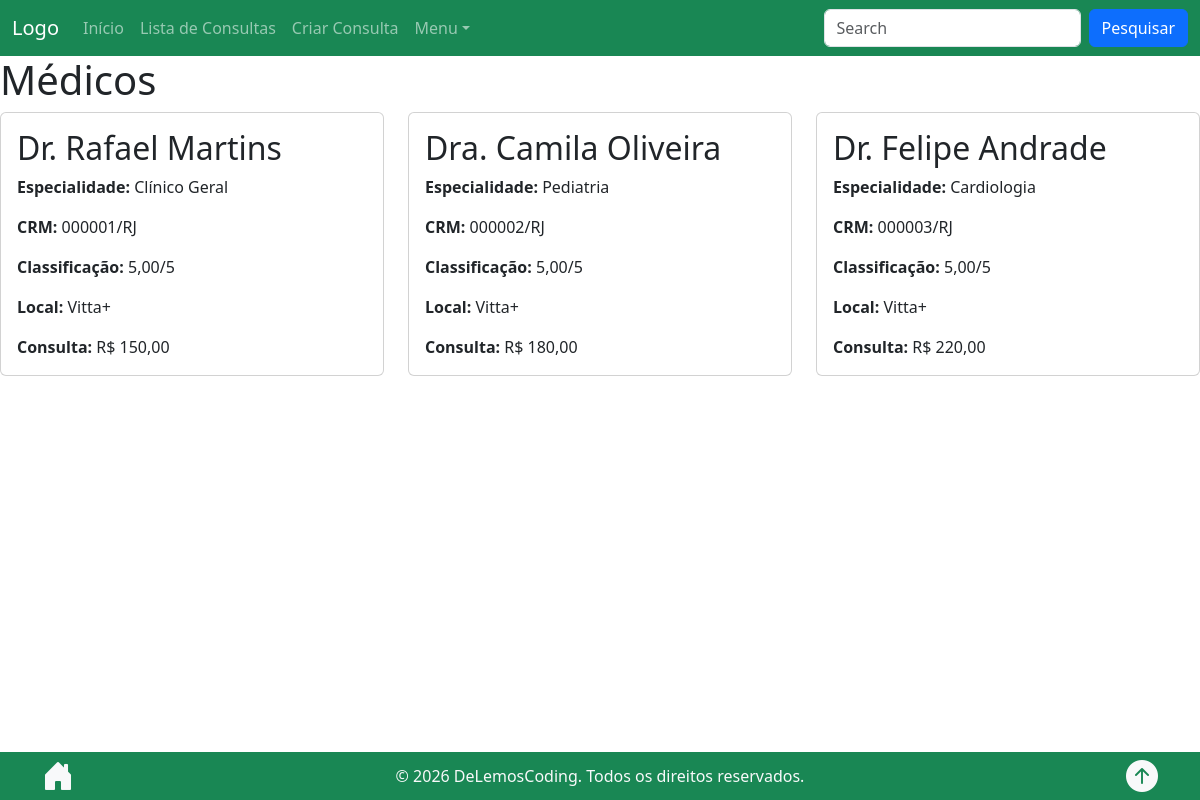
Before: / with the older database file.
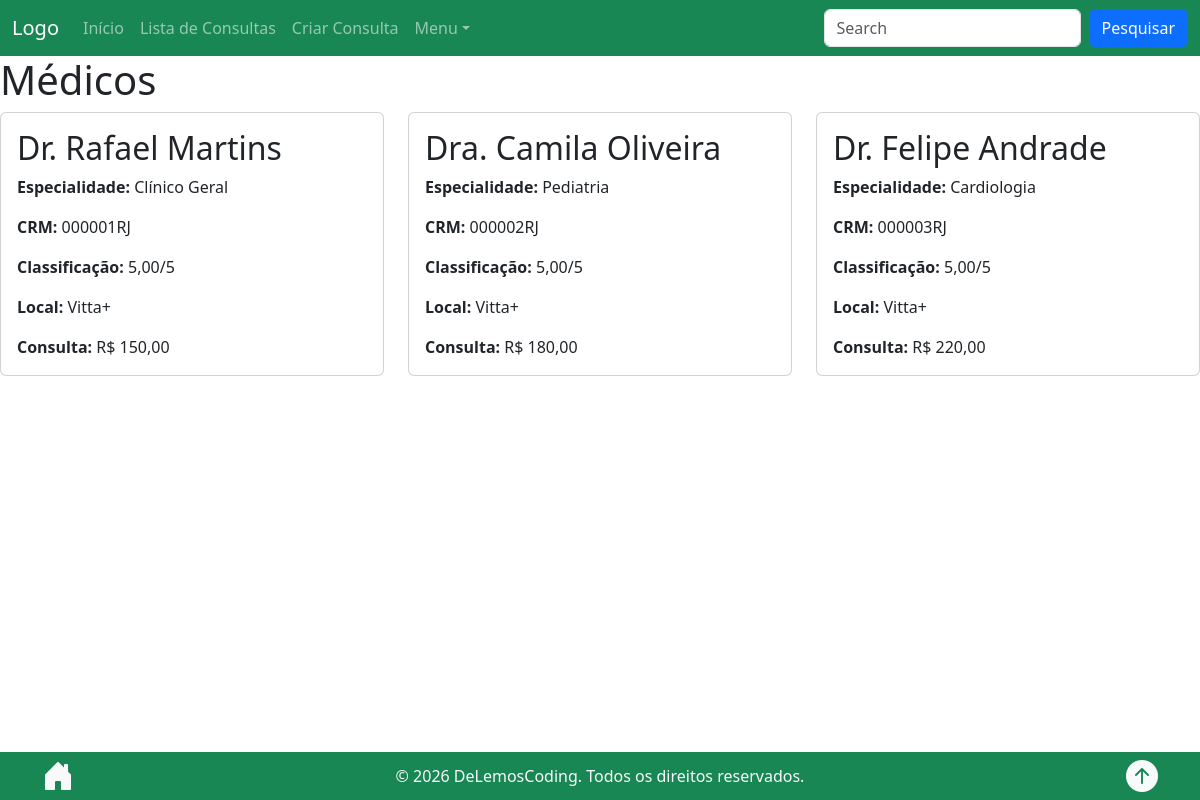
After: the same page with the newer database file.
### consulta/models.py (models this page shows, shortened)
class Doctor(models.Model):
    name = models.CharField(max_length=100, verbose_name="Nome")
    birth_date = models.DateField(verbose_name="Data de Nascimento")
    CRM = models.CharField(max_length=20, unique=True, verbose_name="CRM")
    gender = models.CharField(max_length=10, choices=[("M", "Masculino"), ("F", "Feminino")], verbose_name="Gênero")
    expertise = models.CharField(max_length=100, verbose_name="Especialidade")
    rating = models.DecimalField(max_digits = 3, decimal_places = 2, default = 0, validators = [MinValueValidator(0), MaxValueValidator(5)], verbose_name ="Classificação")
    place = models.CharField(max_length=100, verbose_name="Local da Consulta")
    price = models.DecimalField(max_digits=10, decimal_places=2, validators=[MinValueValidator(0)], verbose_name="Preço da Consulta")
    class Meta:
        ordering = ["CRM"]

### consulta/views.py (the view)
# urls.py: 2. Add a URL to urlpatterns:  path('', views.home, name='home')
def home(request):
    doctors = Doctor.objects.all()
    return render(request, 'index.html', { 'doctors': doctors })

### consulta/templates/index.html
{% extends 'base.html' %}
{% load static %}
{% load format_filters %}
{% block content %}
<h1>Médicos</h1>
<div class="row">
    {% for doctor in doctors %}
    <div class="col-md-4 mb-4">
        <div class="card">
            <div class="card-body">
                <h2 class="card-title">{{ doctor.name }}</h2>
                <p class="card-text">
                    <strong>Especialidade:</strong>
                    {{ doctor.expertise }}
                </p>
                <p class="card-text">
                    <strong>CRM:</strong>
                    {{ doctor.CRM }}
                </p>
                <p class="card-text">
                    <strong>Classificação:</strong>
                    {{ doctor.rating }}/5
                </p>
                <p class="card-text">
                    <strong>Local:</strong>
                    {{ doctor.place }}
                </p>
                <p class="card-text">
                    <strong>Consulta:</strong>
                    R$ {{ doctor.price }}
                </p>
            </div>
        </div>
    </div>
    {% endfor %}
</div>
{% endblock %}

### consulta/templates/base.html (shortened to what this page needs)
{% load static %}
<!DOCTYPE html>
<html lang="pt-BR">
<head>
    <link href="https://cdn.jsdelivr.net/npm/bootstrap@5.3.8/dist/css/bootstrap.min.css" rel="stylesheet" >
    <link rel="stylesheet" href="https://cdn.jsdelivr.net/npm/bootstrap-icons@1.13.1/font/bootstrap-icons.min.css">
    <link rel="stylesheet" href="{% static 'css/style.css' %}">
</head>
<body id="top" class="d-flex flex-column min-vh-100 overflow-x-hidden">
    <nav class="navbar navbar-expand-sm navbar-dark bg-success sticky-top">
        <div class="container-fluid">
            <a class="navbar-brand" href="{% url 'home' %}">Logo</a>
            <div class="collapse navbar-collapse" id="mynavbar">
                <ul class="navbar-nav me-auto">
                    <li class="nav-item">
                        <a class="nav-link" href="{% url 'home' %}">Início</a>
                    </li>
                    <li class="nav-item">
                        <a class="nav-link" href="{% url 'consults_list' %}">Lista de Consultas</a>
                    </li>
                    <li class="nav-item">
                        <a class="nav-link" href="{% url 'consults_add' %}">Criar Consulta</a>
                    </li>
                    <li class="nav-item dropdown">
                        <a class="nav-link dropdown-toggle" href="#" role="button" data-bs-toggle="dropdown">Menu</a>
                    </li>
                </ul>
                <form class="d-flex">
                    <input class="form-control me-2" type="text" placeholder="Search">
                    <button class="btn btn-primary" type="button">Pesquisar</button>
                </form>
            </div>
        </div>
    </nav>
    <main class="flex-grow-1">
        {% block content %}
        {% endblock %}
    </main>
    <div class="footer bg-success text-light">
        <footer class="container d-flex justify-content-between align-items-center">
            <a href="{% url 'home' %}"><i class="bi bi-house-door-fill fs-2"></i></a>
            <div>&copy; 2026 DeLemosCoding. Todos os direitos reservados.</div>
            <a href="#top"><i class="bi bi-arrow-up-circle-fill fs-2"></i></a>
        </footer>
    </div>
</body>
</html>

### consulta/static/css/style.css (style rules this page uses)
a { color: inherit; text-decoration: none; }

Changed rows visible on the page:
changed Doctor "Dr. Rafael Martins": CRM "000001/RJ" → "000001RJ"
changed Doctor "Dra. Camila Oliveira": CRM "000002/RJ" → "000002RJ"
changed Doctor "Dr. Felipe Andrade": CRM "000003/RJ" → "000003RJ"
